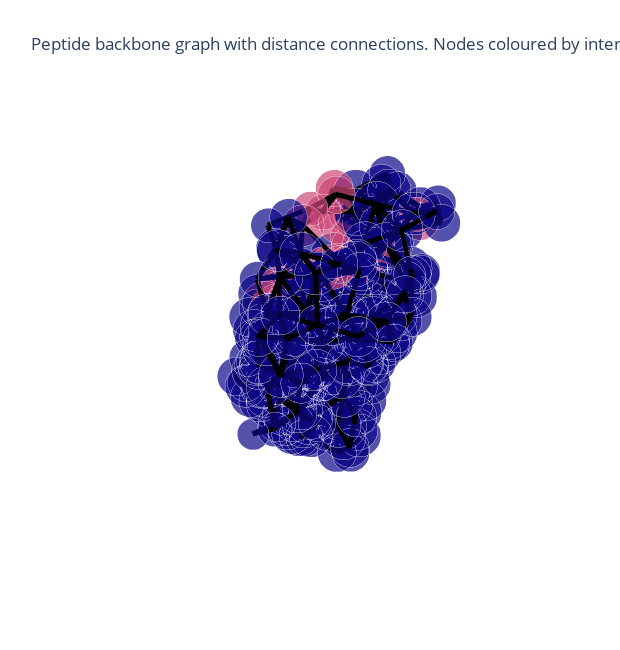

Notebook cell for this chart:
### Code cell
p = plotly_protein_structure_graph(
    graphein_graph_again,
    colour_edges_by=None,
    colour_nodes_by='interface_label',
    label_node_ids=False,
    plot_title="Peptide backbone graph with distance connections. Nodes coloured by interface labels.",
    node_size_multiplier=1
    )
p.show()

### Figure 1 — Plotly figure (JSON) as saved in the notebook; plotly's stock layout.template omitted (floating-point values rounded to 4 significant figures; data arrays with more than 128 entries replaced by an {"elided": "..."} marker saying what was removed)
{"data": [{"hoverinfo": "text+x+y+z", "marker": {"color": {"elided": "280x4 float values"}, "opacity": 0.7, "size": {"elided": "280 int values"}, "symbol": "circle"}, "mode": "markers", "text": {"elided": "280 str values"}, "type": "scatter3d", "x": {"elided": "280 float values"}, "y": {"elided": "280 float values"}, "z": {"elided": "280 float values"}}, {"hoverinfo": "text", "line": {"color": {"elided": "4119x4 int values"}, "width": 10}, "mode": "lines", "text": [], "type": "scatter3d", "x": {"elided": "4119 float values"}, "y": {"elided": "4119 float values"}, "z": {"elided": "4119 float values"}}], "layout": {"height": 650, "margin": {"t": 100}, "scene": {"xaxis": {"showbackground": false, "showgrid": false, "showline": false, "showticklabels": false, "title": {"text": ""}, "zeroline": false}, "yaxis": {"showbackground": false, "showgrid": false, "showline": false, "showticklabels": false, "title": {"text": ""}, "zeroline": false}, "zaxis": {"showbackground": false, "showgrid": false, "showline": false, "showticklabels": false, "title": {"text": ""}, "zeroline": false}}, "showlegend": false, "title": {"text": "Peptide backbone graph with distance connections. Nodes coloured by interface labels."}, "width": 620}}
